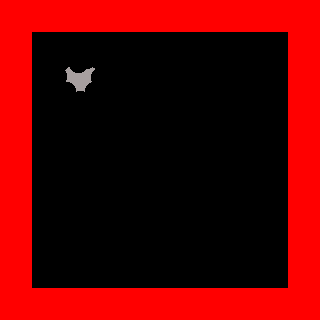

This game map was drawn from its Tiled (.tmx) file and the tilesets committed beside it. A one-line description and the full map source follow:
An orthogonal 10x10 tile map with 32x32 px tiles, 1 tile layer (Calque de Tile 1).

<map version="1.0" tiledversion="1.1.1" orientation="orthogonal" renderorder="right-down" width="10" height="10" tilewidth="32" tileheight="32" infinite="0" nextobjectid="1">
 <tileset firstgid="1" name="monTileSet" tilewidth="32" tileheight="32" tilecount="100" columns="10">
  <image source="tile.png" width="320" height="320" />
 </tileset>
 <layer name="Calque de Tile 1" width="10" height="10">
  <data encoding="csv">
2,2,2,2,2,2,2,2,2,2,
2,0,0,0,0,0,0,0,0,2,
2,0,1,0,0,0,0,0,0,2,
2,0,0,0,0,0,0,0,0,2,
2,0,0,0,0,0,0,0,0,2,
2,0,0,0,0,0,0,0,0,2,
2,0,0,0,0,0,0,0,0,2,
2,0,0,0,0,0,0,3,0,2,
2,0,0,0,0,0,0,0,0,2,
2,2,2,2,2,2,2,2,2,2
</data>
 </layer>
</map>
